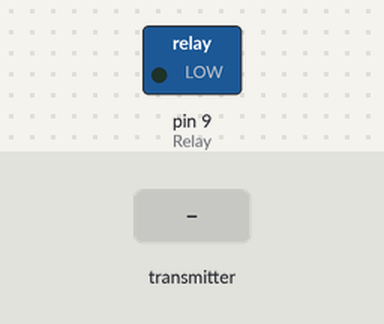
Bench run of a sketch on a simulated Arduino Uno, built with avr-gcc and run on an emulated ATmega328P. Shown: switched loads named in the sketch (green lamp = pin HIGH). The inputs (shaded band) are chosen by the test bench. No radio packets arrive unless stated; what the sketch prints to the serial monitor is not drawn.

Above: at 1.2 s.
1.3 s: the transmitter starts sending state = 1
At 2.5 s:
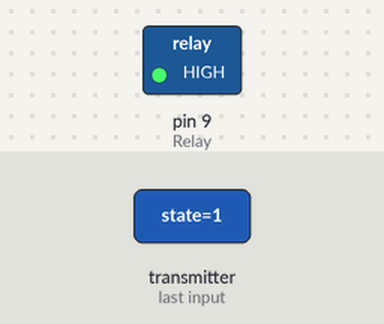
2.8 s: the transmitter starts sending state = 0
At 3.9 s:
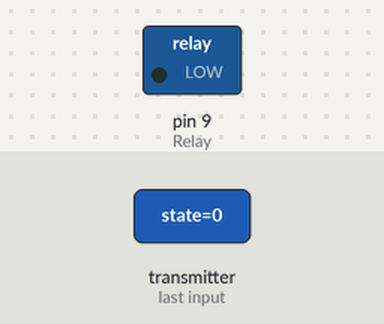
Timing chart, 0 to 5.8 s (numbered marks = the images above; inputs shaded):
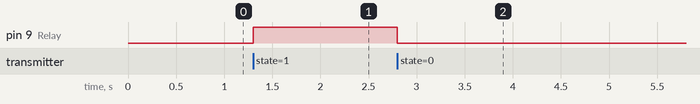

The sketch:

Radio_Controlled_Relay.ino
```cpp
#include <SPI.h>
#include <nRF24L01.h>
#include <RF24.h>
RF24 radio(7, 8); // CE, CSN
const byte address[6] = "00001";

int Relay = 9;
int cm = 0;
void setup() {
  Serial.begin(9600);
  pinMode (Relay, OUTPUT);
  radio.begin();
  radio.openReadingPipe(0, address);
  radio.setPALevel(RF24_PA_MAX);
  radio.setDataRate( RF24_250KBPS );
  radio.startListening();
}
void loop() {

 if (radio.available()) {
    int state = 0;
    radio.read(&state, sizeof(state));
    Serial.print(state);

    if (state == 1){
      digitalWrite (Relay, HIGH);
      Serial.print("LIGHTS ON");
    }
     if (state == 0){
      digitalWrite (Relay, LOW);
      Serial.print("LIGHTS Off");
    }


  }


    }
```

Measured:
- after the input at 1.3 s, pin 9 (Relay): LOW → HIGH at once
- after the input at 2.8 s, pin 9 (Relay): HIGH → LOW at once
